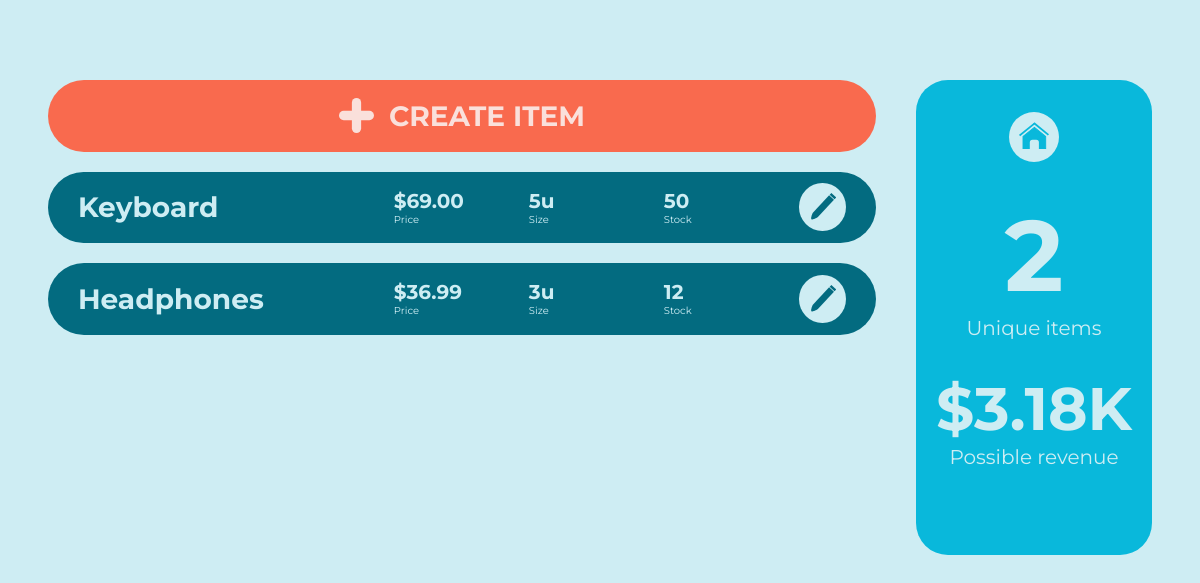
/items, run on an earlier commit of the app's database.
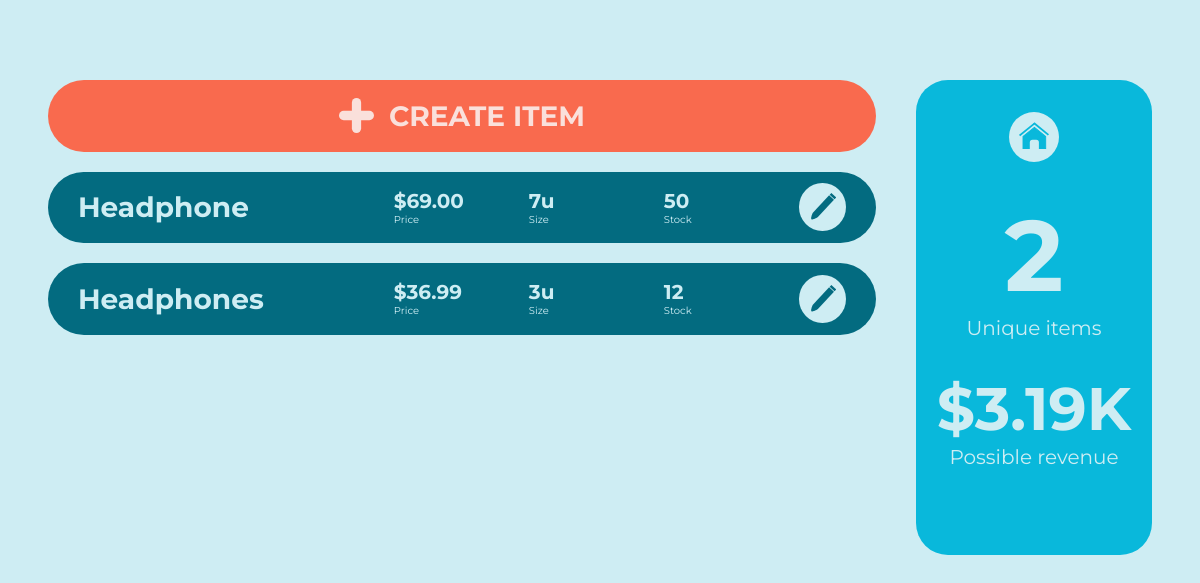
And on a later commit of the database.
### wms/models.py (models this page shows, shortened)
class ItemTemplate(db.Model):
    _id = db.Column(db.Integer, primary_key=True)
    name = db.Column(db.String(MAXIMUM_NAME_LEN), unique=True, nullable=False)
    price = db.Column(db.Float, nullable=False)
    cost = db.Column(db.Float, nullable=False)
    size = db.Column(db.Integer, nullable=False)
    low_threshold = db.Column(db.Integer, nullable=False)
    instances = db.relationship('Item', backref='item_template', lazy=True)  # Instances using this item template
    @hybrid_property
    def total_stock(self):
        total_stock = 0
        for instance in self.instances:
            total_stock += instance.quantity
        return total_stock
    @hybrid_property
    def possible_revenue(self):
        return self.total_stock * (self.price - self.cost)

class Item(db.Model):
    _id = db.Column(db.Integer, primary_key=True)
    quantity = db.Column(db.Integer, nullable=False)
    warehouse = db.Column(db.String(MAXIMUM_NAME_LEN), db.ForeignKey('warehouse.name'), nullable=False)
    item_template_id = db.Column(db.Integer, db.ForeignKey('item_template._id'), nullable=False)

### wms/routes.py (the view, shortened to what this page needs)
@app.route("/items", methods=METHODS)
def items():
    itemForm = ItemForm()
    itemList = ItemTemplate.query.all()
    possibleRevenue = 0
    for item in itemList:
        possibleRevenue += item.possible_revenue
    return render_template('items.html',
                           itemForm=itemForm,
                           itemList=itemList,
                           possibleRevenue=possibleRevenue,
                           price_format=price_format,
                           capacity_format=capacity_format)

### wms/functions.py (called while the page is built)
def price_format(price, small=False):
    price = round(price, 2)
    if small:
        if price >= 1000:
            price /= 1000
            return "{:.2f}K".format(price)
    if price < 10000:
        return "{:,.2f}".format(price)
    else:
        if 1000000 < price < 9000000:
            price /= 1000000
            return "{:.2f}M".format(price)
        price /= 1000
        return "{:.2f}K".format(price)

def capacity_format(capacity):
    if capacity < 10000:
        return "{:,}".format(capacity)
    elif 10000 <= capacity <= 999999:
        capacity /= 1000
        return "{:.2f}K".format(capacity)
    else:
        capacity /= 1000000
        return "{:.2f}M".format(capacity)

### wms/templates/items.html (shortened to what this page needs)
<!DOCTYPE html>
{% extends "base.html" %}
{% block content %}
<link rel="stylesheet" href="static/warehouses.css">
<div class="content">
    <div class="list">
        <ul>
            <li>
                <button class="add-warehouse" id="add-warehouse">
                    <img src="static/+.svg" alt="+ button">
                    <h1>Create Item</h1>
                </button>
            </li>
            {% for item in itemList %}
            <li class="warehouse-card">
                <ul>
                    <li class="name-li">
                        <h1>{{item.name}}</h1>
                    </li>
                    <li>
                        <ul class="stats">
                            <li>
                                <h2>${{price_format(item.price)}}</h2>
                                <p>Price</p>
                            </li>
                            <li>
                                <h2>{{capacity_format(item.size)}}u</h2>
                                <p>Size</p>
                            </li>
                            <li>
                                <h2>{{item.total_stock}}</h2>
                                <p>Stock</p>
                            </li>
                        </ul>
                    </li>
                    <li class="edit-li">
                        <a href="{{url_for('view_item', item_name=item.name)}}">
                            <button class="edit-button">
                            </button>
                        </a>
                    </li>
                </ul>
            </li>
            {% endfor %}
        </ul>
    </div>
    <div class="warehouse-stats">
        <ul>
            <li>
                <a href="{{url_for('home')}}" class="home">
                </a>
            </li>
            <li>
                <h1>{{itemList|length}}</h1>
                <p>Unique items</p>
            </li>
            <li>
                <h2>
                    ${{price_format(possibleRevenue, small=True)}}
                </h2>
                <p>Possible revenue</p>
            </li>
        </ul>
    </div>
</div>
{% endblock content %}

What changed in the data, as far as the page shows it:
changed ItemTemplate: name "Keyboard" → "Headphone"; size "5" → "7"
Also different on the page:
{{ price_format(possibleRevenue, small=True) }}: "3.18K" → "3.19K"
